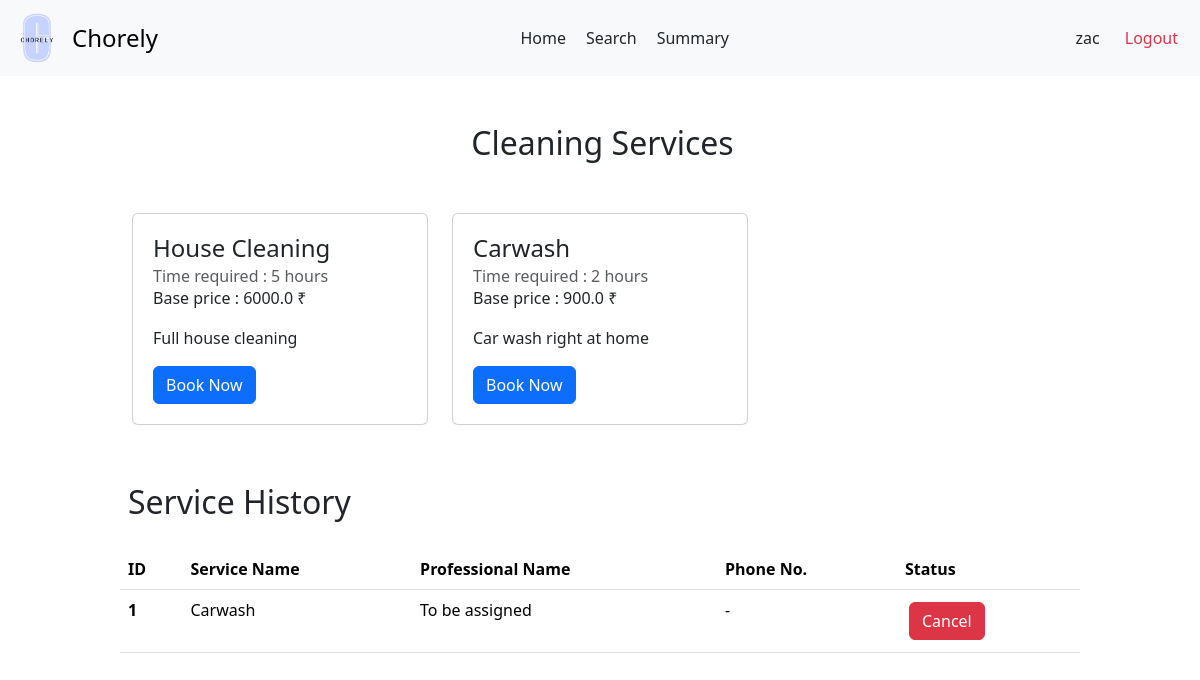
The page /user/6/service/category/cleaning on the database as committed earlier.
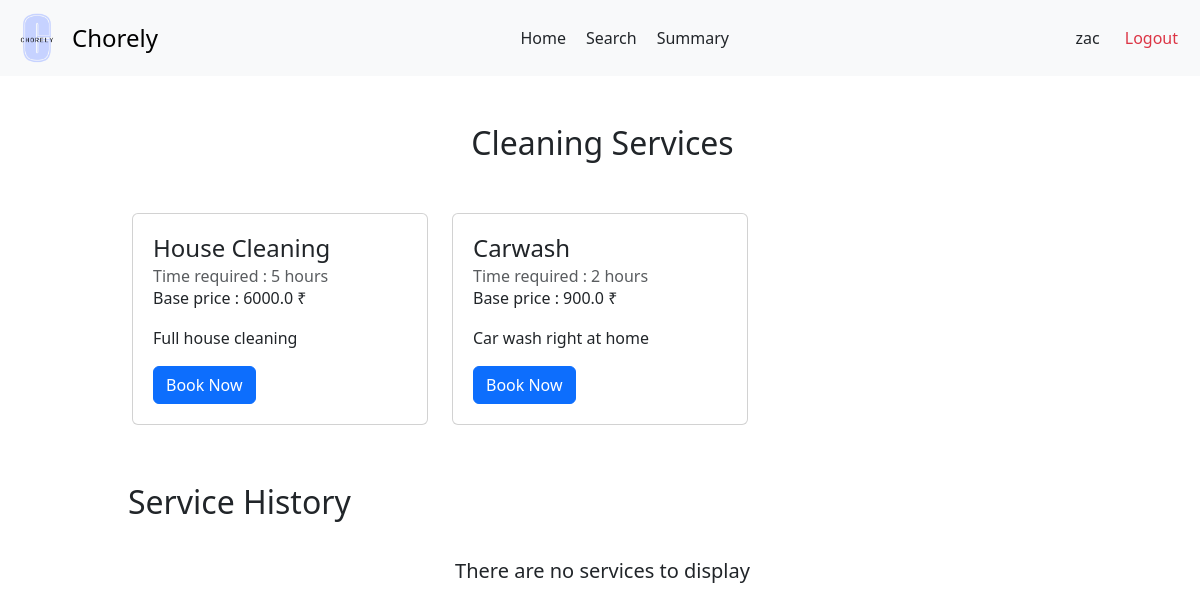
The same page on the database as committed later.
### backend/models.py (models this page shows)
class Services(db.Model):
    __tablename__ = 'Services'
    service_id = db.Column(db.Integer, primary_key=True, autoincrement=True)
    name = db.Column(db.String, nullable=False)
    description = db.Column(db.String)
    base_price = db.Column(db.Float, nullable=False)
    time_required = db.Column(db.Integer)
    category = db.Column(db.String)
    service_professionals = db.relationship('ServiceProfessionals', backref='service')
    service_requests = db.relationship('ServiceRequests', backref='service')

class ServiceRequests(db.Model):
    __tablename__ = 'ServiceRequests'
    request_id = db.Column(db.Integer, primary_key=True, autoincrement=True)
    service_id = db.Column(db.Integer, db.ForeignKey('Services.service_id'), nullable=False)
    customer_id = db.Column(db.Integer, db.ForeignKey('Customers.customer_id'), nullable=False)
    professional_id = db.Column(db.Integer, db.ForeignKey('ServiceProfessionals.professional_id'))
    requested_service_date = db.Column(db.Date, default=date.today())
    date_of_request = db.Column(db.Date, default=date.today())
    date_of_completion = db.Column(db.Date)
    service_status = db.Column(db.String, default='requested')
    additional_requests = db.Column(db.String)
    remarks = db.Column(db.String)
    rating = db.Column(db.Float)

### backend/customerController.py (the view)
@app.route('/user/<int:user_id>/service/category/<string:category>')
def display_category(user_id, category):
  user = Users.query.filter_by(user_id = user_id).first()
  customer = Customers.query.filter_by(user_id = user_id).first()
  services = Services.query.filter_by(category = category).all()
  return render_template('customer-dash-category.html', user = user, customer = customer, services = services, service_requests = customer.service_requests)

### templates/customer-dash-category.html (shortened to what this page needs)
<!DOCTYPE html>
<html lang="en">
<head>
  <link href="https://cdn.jsdelivr.net/npm/bootstrap@5.3.3/dist/css/bootstrap.min.css" rel="stylesheet">
  <link rel="stylesheet" href="{{ url_for('static', filename='customer-dash-category.css') }}">
<link rel="stylesheet" href="{{ url_for('static', filename='navbar.css') }}">
</head>
<body>
  <nav class="navbar bg-body-tertiary">
    <div class="container-fluid">
      <a class="navbar-brand d-flex align-items-center" href="#" style="text-decoration: none;">
        <img src="{{ url_for('static', filename='logo.png') }}" alt="Chorely Logo" width="50" height="50" id="logo">
        <span style="font-size: 1.5rem;">Chorely</span>
      </a>
      <div style="display: flex;">
        <a class="nav-link active" aria-current="page" href="/user/customer/{{ user.user_id }}">Home</a>
        <a class="nav-link" href="#">Search</a>
        <a class="nav-link" href="/user/summary">Summary</a>
      </div>
      <div class="d-flex text text-end">
        <a class="nav-link" href="#">{{ user.username }}</a>
        <a class="nav-link text-danger" href="/userlogin">Logout</a>
      </div>
    </div>
  </nav>
  <div id="main">
    <div id="canvas">
      <br>
      <div class="text text-center">
        <h2 class="headings">{{ services[0].category | title }} Services</h2>
      </div>
      <div class="py-5">
        <div class="container">
          <div class="row hidden-md-up">
            {% for service in services %}
              <div class="col-md-4">
                <div class="card" style="padding: 20px;">
                  <div class="card-block">
                    <h4 class="card-title">{{service.name | title }}</h4>
                    <h6 class="card-subtitle text-muted">Time required : {{ service.time_required }} hours</h6>
                    <p class="card-text p-y-1">Base price : {{ service.base_price }} &#x20B9;</p>
                    <p class="card-text p-y-1">{{ service.description | capitalize  }}</p>
                    <a href="/user/{{user.user_id}}/service/book/{{service.service_id}}" class="btn btn-primary">Book Now</a>
                  </div>
                </div>
              </div>
            {% endfor %}
         </div>
        </div>
      </div>
      <h2 class="headings">Service History</h2><br>
      {% if service_requests | length ==0 %}
        <div class="text text-center">
          <h5 class="headings">There are no services to display</h5>
        </div>
      {% else %}
        <div>
          <table class="table" style="margin-bottom: 50px;">
            <thead>
              <tr>
                <th scope="col">ID</th>
                <th scope="col">Service Name</th>
                <th scope="col">Professional Name</th>
                <th scope="col">Phone No.</th>
                <th scope="col">Status</th>
              </tr>
            </thead>
            <tbody>
              {% for request in service_requests %}
              <tr>
                <th scope="row">{{ loop.index }}</th>
                <td>{{ request.service.name }}</td>
                {% if request.service_status == 'accepted' %}
                  <td>{{ request.professional.name }}</td>
                  <td>{{ request.professional.phone }}</td>
                  <td><a href="/user/{{ user.user_id }}/service/close/{{ request.request_id }}" class="btn btn-outline-primary">Close it?</a></td>
                {% else %}
                  {% if request.service_status == 'requested' %}
                    <td>To be assigned</td>
                    <td> - </td>
                    <td><a class="btn btn-danger">Cancel</a></td>
                  {% else %}
                    <td>{{ request.professional.name }}</td>
                    <td>{{ request.professional.phone }}</td>
                    <td class="text text-success">Closed</td>
                  {% endif %}
                {% endif %}
              </tr>
              {% endfor %}
            </tbody>
          </table>
        <div>
      {% endif %}
  </div>
</body>
</html>

Rows that differ between the two databases and show on the page:
removed ServiceRequests: service.name "Carwash", service_status "To be assigned"
Other text that changed with them:
text no longer shown: "ID Service Name Professional Name Phone No. Status"
text now shown: "There are no services to display"
